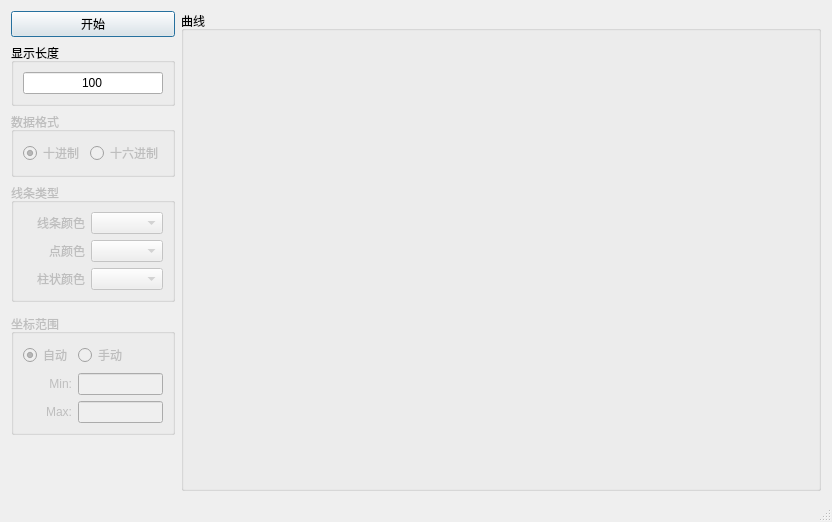
<?xml version="1.0" encoding="UTF-8"?>
<ui version="4.0">
 <class>Dialog</class>
 <widget class="QDialog" name="Dialog">
  <property name="geometry">
   <rect>
    <x>0</x>
    <y>0</y>
    <width>820</width>
    <height>518</height>
   </rect>
  </property>
  <property name="windowTitle">
   <string>实时数据显示</string>
  </property>
  <property name="windowIcon">
   <iconset resource="source.qrc">
    <normaloff>:/icon/曲线.png</normaloff>:/icon/曲线.png</iconset>
  </property>
  <property name="sizeGripEnabled">
   <bool>true</bool>
  </property>
  <layout class="QGridLayout" name="gridLayout_2">
   <item row="2" column="0">
    <widget class="QGroupBox" name="groupBox">
     <property name="enabled">
      <bool>false</bool>
     </property>
     <property name="title">
      <string>数据格式</string>
     </property>
     <layout class="QGridLayout" name="gridLayout">
      <item row="0" column="0">
       <widget class="QRadioButton" name="radioButton_DataFormat10">
        <property name="text">
         <string>十进制</string>
        </property>
        <property name="checked">
         <bool>true</bool>
        </property>
       </widget>
      </item>
      <item row="0" column="1">
       <widget class="QRadioButton" name="radioButton_DataFormat16">
        <property name="text">
         <string>十六进制</string>
        </property>
       </widget>
      </item>
     </layout>
    </widget>
   </item>
   <item row="3" column="0">
    <widget class="QGroupBox" name="groupBox_4">
     <property name="enabled">
      <bool>false</bool>
     </property>
     <property name="title">
      <string>线条类型</string>
     </property>
     <layout class="QGridLayout" name="gridLayout_5">
      <item row="0" column="1">
       <widget class="QComboBox" name="comboBox"/>
      </item>
      <item row="1" column="1">
       <widget class="QComboBox" name="comboBox_2"/>
      </item>
      <item row="2" column="1">
       <widget class="QComboBox" name="comboBox_3"/>
      </item>
      <item row="1" column="0">
       <widget class="QLabel" name="label_4">
        <property name="text">
         <string>点颜色</string>
        </property>
        <property name="alignment">
         <set>Qt::AlignRight|Qt::AlignTrailing|Qt::AlignVCenter</set>
        </property>
       </widget>
      </item>
      <item row="0" column="0">
       <widget class="QLabel" name="label_3">
        <property name="text">
         <string>线条颜色</string>
        </property>
        <property name="alignment">
         <set>Qt::AlignRight|Qt::AlignTrailing|Qt::AlignVCenter</set>
        </property>
       </widget>
      </item>
      <item row="2" column="0">
       <widget class="QLabel" name="label_5">
        <property name="text">
         <string>柱状颜色</string>
        </property>
        <property name="alignment">
         <set>Qt::AlignRight|Qt::AlignTrailing|Qt::AlignVCenter</set>
        </property>
       </widget>
      </item>
     </layout>
    </widget>
   </item>
   <item row="0" column="1" rowspan="8">
    <widget class="QGroupBox" name="groupBox_Curve">
     <property name="minimumSize">
      <size>
       <width>640</width>
       <height>480</height>
      </size>
     </property>
     <property name="title">
      <string>曲线</string>
     </property>
    </widget>
   </item>
   <item row="8" column="0" colspan="2">
    <widget class="QLabel" name="label_Status">
     <property name="text">
      <string/>
     </property>
    </widget>
   </item>
   <item row="0" column="0">
    <widget class="QPushButton" name="pushButton_Start">
     <property name="text">
      <string>开始</string>
     </property>
    </widget>
   </item>
   <item row="7" column="0">
    <spacer name="verticalSpacer">
     <property name="orientation">
      <enum>Qt::Vertical</enum>
     </property>
     <property name="sizeHint" stdset="0">
      <size>
       <width>20</width>
       <height>40</height>
      </size>
     </property>
    </spacer>
   </item>
   <item row="5" column="0">
    <widget class="QGroupBox" name="groupBox_5">
     <property name="enabled">
      <bool>false</bool>
     </property>
     <property name="title">
      <string>坐标范围</string>
     </property>
     <layout class="QGridLayout" name="gridLayout_6">
      <item row="1" column="1">
       <widget class="QLineEdit" name="lineEdit_AxisMin">
        <property name="maximumSize">
         <size>
          <width>100</width>
          <height>16777215</height>
         </size>
        </property>
        <property name="alignment">
         <set>Qt::AlignCenter</set>
        </property>
       </widget>
      </item>
      <item row="0" column="0">
       <widget class="QRadioButton" name="radioButton_AxisAuto">
        <property name="text">
         <string>自动</string>
        </property>
        <property name="checked">
         <bool>true</bool>
        </property>
       </widget>
      </item>
      <item row="1" column="0">
       <widget class="QLabel" name="label">
        <property name="text">
         <string>Min:</string>
        </property>
        <property name="alignment">
         <set>Qt::AlignRight|Qt::AlignTrailing|Qt::AlignVCenter</set>
        </property>
       </widget>
      </item>
      <item row="0" column="1">
       <widget class="QRadioButton" name="radioButton_AxisManual">
        <property name="text">
         <string>手动</string>
        </property>
       </widget>
      </item>
      <item row="2" column="0">
       <widget class="QLabel" name="label_2">
        <property name="text">
         <string>Max:</string>
        </property>
        <property name="alignment">
         <set>Qt::AlignRight|Qt::AlignTrailing|Qt::AlignVCenter</set>
        </property>
       </widget>
      </item>
      <item row="2" column="1">
       <widget class="QLineEdit" name="lineEdit_AxisMax">
        <property name="maximumSize">
         <size>
          <width>100</width>
          <height>16777215</height>
         </size>
        </property>
        <property name="alignment">
         <set>Qt::AlignCenter</set>
        </property>
       </widget>
      </item>
     </layout>
    </widget>
   </item>
   <item row="1" column="0">
    <widget class="QGroupBox" name="groupBox_3">
     <property name="title">
      <string>显示长度</string>
     </property>
     <layout class="QGridLayout" name="gridLayout_4">
      <item row="0" column="0">
       <widget class="QLineEdit" name="lineEdit_X_Len">
        <property name="text">
         <string>100</string>
        </property>
        <property name="alignment">
         <set>Qt::AlignCenter</set>
        </property>
       </widget>
      </item>
     </layout>
    </widget>
   </item>
  </layout>
 </widget>
 <resources>
  <include location="source.qrc"/>
 </resources>
 <connections/>
</ui>
